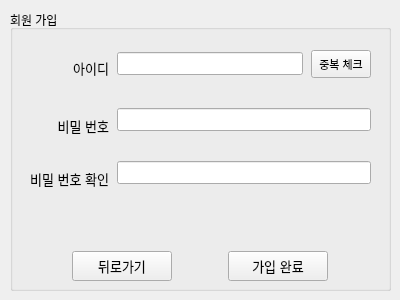
<?xml version="1.0" encoding="UTF-8"?>
<ui version="4.0">
 <class>SignUpWidget</class>
 <widget class="QWidget" name="SignUpWidget">
  <property name="geometry">
   <rect>
    <x>0</x>
    <y>0</y>
    <width>400</width>
    <height>300</height>
   </rect>
  </property>
  <property name="windowTitle">
   <string>Form</string>
  </property>
  <widget class="QGroupBox" name="groupBox">
   <property name="geometry">
    <rect>
     <x>10</x>
     <y>10</y>
     <width>381</width>
     <height>281</height>
    </rect>
   </property>
   <property name="title">
    <string>회원 가입</string>
   </property>
   <widget class="QWidget" name="verticalLayoutWidget">
    <property name="geometry">
     <rect>
      <x>0</x>
      <y>20</y>
      <width>381</width>
      <height>261</height>
     </rect>
    </property>
    <layout class="QVBoxLayout" name="verticalLayout" stretch="1,0">
     <property name="spacing">
      <number>8</number>
     </property>
     <property name="leftMargin">
      <number>10</number>
     </property>
     <property name="topMargin">
      <number>10</number>
     </property>
     <property name="rightMargin">
      <number>10</number>
     </property>
     <property name="bottomMargin">
      <number>10</number>
     </property>
     <item>
      <layout class="QFormLayout" name="formLayout">
       <property name="labelAlignment">
        <set>Qt::AlignmentFlag::AlignRight|Qt::AlignmentFlag::AlignTrailing|Qt::AlignmentFlag::AlignVCenter</set>
       </property>
       <property name="horizontalSpacing">
        <number>8</number>
       </property>
       <property name="verticalSpacing">
        <number>8</number>
       </property>
       <property name="leftMargin">
        <number>10</number>
       </property>
       <property name="topMargin">
        <number>10</number>
       </property>
       <property name="rightMargin">
        <number>10</number>
       </property>
       <property name="bottomMargin">
        <number>10</number>
       </property>
       <item row="0" column="0">
        <widget class="QLabel" name="idLabel">
         <property name="font">
          <font>
           <pointsize>10</pointsize>
          </font>
         </property>
         <property name="text">
          <string>아이디</string>
         </property>
         <property name="alignment">
          <set>Qt::AlignmentFlag::AlignRight|Qt::AlignmentFlag::AlignTrailing|Qt::AlignmentFlag::AlignVCenter</set>
         </property>
        </widget>
       </item>
       <item row="1" column="0">
        <widget class="QLabel" name="pwdLabel">
         <property name="font">
          <font>
           <pointsize>10</pointsize>
          </font>
         </property>
         <property name="text">
          <string>비밀 번호</string>
         </property>
         <property name="alignment">
          <set>Qt::AlignmentFlag::AlignRight|Qt::AlignmentFlag::AlignTrailing|Qt::AlignmentFlag::AlignVCenter</set>
         </property>
        </widget>
       </item>
       <item row="2" column="0">
        <widget class="QLabel" name="pwdCheckLabel">
         <property name="font">
          <font>
           <pointsize>10</pointsize>
          </font>
         </property>
         <property name="text">
          <string>비밀 번호 확인</string>
         </property>
         <property name="alignment">
          <set>Qt::AlignmentFlag::AlignRight|Qt::AlignmentFlag::AlignTrailing|Qt::AlignmentFlag::AlignVCenter</set>
         </property>
        </widget>
       </item>
       <item row="0" column="1">
        <layout class="QVBoxLayout" name="verticalLayout_2">
         <item>
          <layout class="QHBoxLayout" name="horizontalLayout">
           <item>
            <widget class="QLineEdit" name="idLineEdit">
             <property name="font">
              <font>
               <pointsize>10</pointsize>
              </font>
             </property>
             <property name="frame">
              <bool>true</bool>
             </property>
             <property name="clearButtonEnabled">
              <bool>false</bool>
             </property>
            </widget>
           </item>
           <item>
            <widget class="QPushButton" name="idCheckBtn">
             <property name="minimumSize">
              <size>
               <width>50</width>
               <height>28</height>
              </size>
             </property>
             <property name="maximumSize">
              <size>
               <width>60</width>
               <height>16777215</height>
              </size>
             </property>
             <property name="font">
              <font>
               <pointsize>8</pointsize>
              </font>
             </property>
             <property name="text">
              <string>중복 체크</string>
             </property>
            </widget>
           </item>
          </layout>
         </item>
         <item>
          <widget class="QLabel" name="idMessageLabel">
           <property name="text">
            <string/>
           </property>
          </widget>
         </item>
        </layout>
       </item>
       <item row="1" column="1">
        <layout class="QVBoxLayout" name="verticalLayout_3">
         <item>
          <widget class="QLineEdit" name="pwdLineEdit">
           <property name="font">
            <font>
             <pointsize>10</pointsize>
            </font>
           </property>
           <property name="frame">
            <bool>true</bool>
           </property>
           <property name="echoMode">
            <enum>QLineEdit::EchoMode::Password</enum>
           </property>
           <property name="clearButtonEnabled">
            <bool>false</bool>
           </property>
          </widget>
         </item>
         <item>
          <widget class="QLabel" name="pwdMessageLabel">
           <property name="text">
            <string/>
           </property>
          </widget>
         </item>
        </layout>
       </item>
       <item row="2" column="1">
        <layout class="QVBoxLayout" name="verticalLayout_4">
         <item>
          <widget class="QLineEdit" name="pwdCheckLineEdit">
           <property name="font">
            <font>
             <pointsize>10</pointsize>
            </font>
           </property>
           <property name="frame">
            <bool>true</bool>
           </property>
           <property name="echoMode">
            <enum>QLineEdit::EchoMode::Password</enum>
           </property>
           <property name="clearButtonEnabled">
            <bool>false</bool>
           </property>
          </widget>
         </item>
         <item>
          <widget class="QLabel" name="pwdCheckMessageLabel">
           <property name="text">
            <string/>
           </property>
          </widget>
         </item>
        </layout>
       </item>
      </layout>
     </item>
     <item>
      <layout class="QHBoxLayout" name="horizontalLayout_2">
       <property name="spacing">
        <number>4</number>
       </property>
       <item>
        <widget class="QPushButton" name="backBtn">
         <property name="minimumSize">
          <size>
           <width>100</width>
           <height>30</height>
          </size>
         </property>
         <property name="maximumSize">
          <size>
           <width>100</width>
           <height>30</height>
          </size>
         </property>
         <property name="font">
          <font>
           <pointsize>10</pointsize>
          </font>
         </property>
         <property name="text">
          <string>뒤로가기</string>
         </property>
        </widget>
       </item>
       <item>
        <widget class="QPushButton" name="completeBtn">
         <property name="minimumSize">
          <size>
           <width>100</width>
           <height>30</height>
          </size>
         </property>
         <property name="maximumSize">
          <size>
           <width>100</width>
           <height>30</height>
          </size>
         </property>
         <property name="font">
          <font>
           <pointsize>10</pointsize>
          </font>
         </property>
         <property name="text">
          <string>가입 완료</string>
         </property>
        </widget>
       </item>
      </layout>
     </item>
    </layout>
   </widget>
  </widget>
 </widget>
 <resources/>
 <connections/>
</ui>
